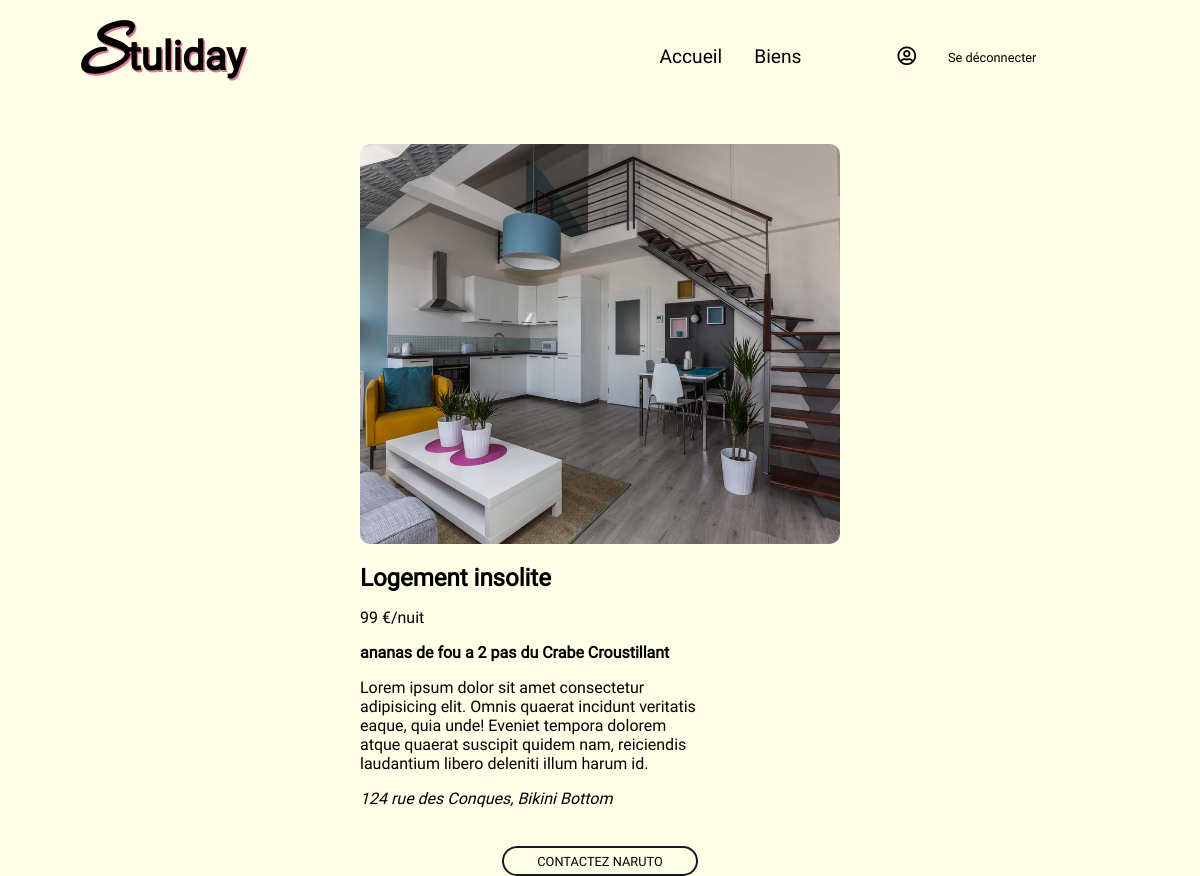
Screenshot of /propertyad.php?id=6 (signed in) with the database file from the repository.
### tables this page shows
CREATE TABLE IF NOT EXISTS `biens` (
  `id` int(10) NOT NULL AUTO_INCREMENT,
  `adresse` varchar(255) NOT NULL,
  `price` int(10) NOT NULL,
  `description` text NOT NULL,
  `author` int(10) NOT NULL,
  `category` int(10) NOT NULL,
  `title` varchar(255) NOT NULL,
  PRIMARY KEY (`id`),
  KEY `author` (`author`)
);

CREATE TABLE IF NOT EXISTS `categories` (
  `id` int(10) NOT NULL AUTO_INCREMENT,
  `name_category` varchar(255) NOT NULL,
  PRIMARY KEY (`id`),
  UNIQUE KEY `name` (`name_category`)
);

CREATE TABLE IF NOT EXISTS `users` (
  `id` int(10) NOT NULL AUTO_INCREMENT,
  `username` varchar(255) NOT NULL,
  `email` varchar(255) NOT NULL,
  `password` varchar(255) NOT NULL,
  `name_role_id` int(10) NOT NULL DEFAULT '2',
  PRIMARY KEY (`id`),
  UNIQUE KEY `username` (`username`),
  UNIQUE KEY `email` (`email`),
  KEY `role` (`name_role_id`)
);

### propertyad.php (the view, shortened to what this page needs)
<?php $page ="propertyad";
require 'nav.php' ?>
<?php
$id = $_GET['id'];
$sqlBiens = "SELECT b.*, u.username, c.name_category, u.email FROM biens AS b
LEFT JOIN users AS u ON b.author = u.id
LEFT JOIN categories AS c ON b.category = c.id WHERE b.id = {$id} ";
$bien = $connect->query($sqlBiens)->fetch(PDO::FETCH_ASSOC);
?>
    <body>
            <section id='productsheet'>
                <img src="assets/images/apt1.jpg" alt="appartment">
                <h2><?php echo $bien['name_category']; ?></h2>
                <p class='prix'>
                    <?php echo $bien['price']; ?> €/nuit
                </p>
                <h4>
                    <?php echo $bien['title']; ?>
                </h4>
                <p>
                    <?php echo $bien['description']; ?>
                </p>
                <p class='adress'>
                    <?php echo $bien['adresse']; ?>
                </p>
                <a href="mailto: <?php echo $bien['email'] ?>">Contactez <?php echo $bien['username']; ?></a>
            </section>
    </body>
</html>

### assets/css/style.css (style rules this page uses)
* { margin: 0px; padding: 0px; list-style: none; text-decoration: none; }
body { font-family: "roboto"; background-color: #FFFFE8; }
.prix { margin-bottom: 1em; margin-top: 1em; }
.adress { font-style: italic; }
#productsheet { width: 40%; margin: 2em; margin-left: auto; margin-right: auto; }
#productsheet img { width: 100%; height: 400px; margin-bottom: 1em; border-radius: 10px; }
#productsheet p { width: 70%; margin-top: 1em; }
#productsheet > a { text-transform: uppercase; width: 15em; background-color: transparent; border: 2px solid #161925; color: black; height: 2em; border-radius: 25px; font-family: "roboto"; font-size: 0.8em; margin-top: 3em; display: flex; justify-content: center; align-items: center; flex-direction: row; margin-left: auto; margin-right: auto; }

### rows the page displays
biens: categories.name_category "Logement insolite", price "99", title "ananas de fou a 2 pas du Crabe Croustillant", description "Lorem ipsum dolor sit amet consectetur adipisicing elit. Omnis quaerat incidunt veritatis eaque, quia unde! Eveniet tempora dolorem atque quaerat suscipit quidem nam, reiciendis laudantium libero deleniti illum harum id.", adresse "124 rue des Conques, Bikini Bottom", author.username "NARUTO"
